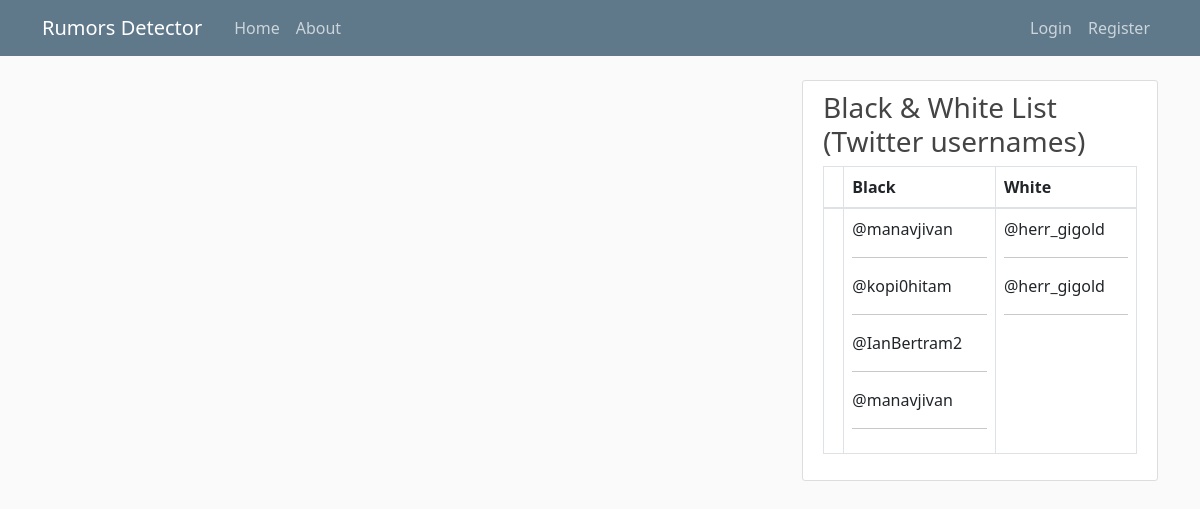
The page /layout on the database its author committed.
### app/models.py (models this page shows, shortened)
class BlackandWhite(db.Model):
    id= db.Column(db.Integer, primary_key=True)
    Black=db.Column(db.String(120), nullable=True)
    White=db.Column(db.String(120), nullable=True)

### app/main/routes.py (the view)
@main.route("/layout")
def layout():
    blackandwhite=BlackandWhite.query
    return render_template('layout.html', blackandwhite=blackandwhite)

### app/templates/layout.html (shortened to what this page needs)
<!DOCTYPE html>
<html lang="en">
<head>
    <link rel="stylesheet" href="https://cdn.jsdelivr.net/npm/bootstrap@4.0.0/dist/css/bootstrap.min.css"
>
        <link href="https://cdn.jsdelivr.net/npm/bootstrap@5.3.0-alpha3/dist/css/bootstrap.min.css" rel="stylesheet">
    <link rel="stylesheet" type="text/css" href="{{ url_for('static', filename='main.css') }}">
</head>
<body>
    <header class="site-header">
        <nav class="navbar navbar-expand-md navbar-dark bg-steel fixed-top">
            <div class="container">
                <a class="navbar-brand mr-4" href="{{ url_for('main.home') }}">Rumors Detector</a>
                <div class="collapse navbar-collapse" id="navbarToggle">
                    <div class="navbar-nav mr-auto">
                        <a class="nav-item nav-link" href="{{ url_for('main.home') }}">Home</a>
                        <a class="nav-item nav-link" href="{{ url_for('main.about') }}">About</a>
                    </div>
                    <div class="navbar-nav">
                        {% if current_user.is_authenticated %}
                        <a class="nav-item nav-link" href="{{ url_for('posts.new_post') }}">Detect</a>
                        <a class="nav-item nav-link" href="{{ url_for('users.account') }}">Account</a>
                        <a class="nav-item nav-link" href="{{ url_for('users.logout') }}">Logout</a>
                        {% else %}
                        <a class="nav-item nav-link" href="{{ url_for('users.login') }}">Login</a>
                        <a class="nav-item nav-link" href="{{ url_for('users.register') }}">Register</a>
                        {% endif %}
                    </div>
                </div>
            </div>
        </nav>
    </header>
    <main role="main" class="container">
        <div class="row">
            <div class="col-md-8">
            </div>
            <div class="col-md-4">
                <div class="content-section">
                    <h3>Black & White List (Twitter usernames)</h3>
                    <table class="table table-bordered">
                        <thead>
                            <tr>
                                <th scope="col"></th>
                                <th scope="col">Black</th>
                                <th scope="col">White</th>
                            </tr>
                        </thead>
                        <tbody>
                            <tr>
                                <th scope="row"></th>
                                <td>
                                    {% for bw in blackandwhite %}
                                    {% if bw.Black %}
                                    @{{ bw.Black }}
                                    <hr>
                                    {% endif %}
                                    {% endfor %}
                                </td>
                                <td>
                                    {% for bw in blackandwhite %}
                                    {% if bw.White %}
                                    @{{ bw.White }}
                                    <hr>
                                    {% endif %}
                                    {% endfor %}
                                </td>
                            </tr>
                        </tbody>
                    </table>
                </div>
            </div>
        </div>
    </main>
</body>
</html>

### app/static/main.css (style rules this page uses)
body { background: #fafafa; color: #333333; margin-top: 5rem; }
h1, h2, h3, h4, h5, h6 { color: #444444; }
.bg-steel { background-color: #5f788a; }
.site-header .navbar-nav .nav-link { color: #cbd5db; }
.content-section { background: #ffffff; padding: 10px 20px; border: 1px solid #dddddd; border-radius: 3px; margin-bottom: 20px; }

### rows shown on the page
BlackandWhite: Black "manavjivan"
BlackandWhite: Black "kopi0hitam"
BlackandWhite: Black "IanBertram2"
BlackandWhite: Black "manavjivan"
BlackandWhite: White "herr_gigold"
BlackandWhite: White "herr_gigold"
